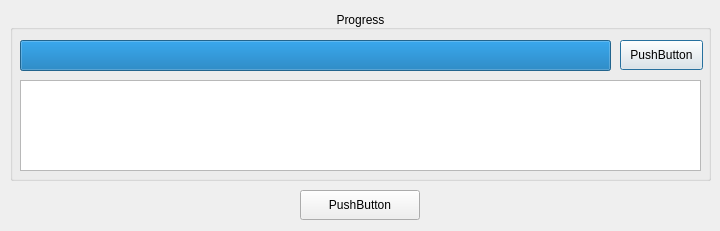
<?xml version="1.0" encoding="UTF-8"?>
<ui version="4.0">
 <class>Dialog</class>
 <widget class="QDialog" name="Dialog">
  <property name="geometry">
   <rect>
    <x>0</x>
    <y>0</y>
    <width>720</width>
    <height>231</height>
   </rect>
  </property>
  <property name="windowTitle">
   <string>Dialog</string>
  </property>
  <widget class="QGroupBox" name="groupBox_4">
   <property name="enabled">
    <bool>true</bool>
   </property>
   <property name="geometry">
    <rect>
     <x>10</x>
     <y>10</y>
     <width>701</width>
     <height>171</height>
    </rect>
   </property>
   <property name="title">
    <string>Progress</string>
   </property>
   <property name="alignment">
    <set>Qt::AlignBottom|Qt::AlignHCenter</set>
   </property>
   <widget class="QProgressBar" name="progressBar">
    <property name="enabled">
     <bool>true</bool>
    </property>
    <property name="geometry">
     <rect>
      <x>10</x>
      <y>30</y>
      <width>591</width>
      <height>31</height>
     </rect>
    </property>
    <property name="minimum">
     <number>1</number>
    </property>
    <property name="maximum">
     <number>100</number>
    </property>
    <property name="value">
     <number>100</number>
    </property>
    <property name="textVisible">
     <bool>false</bool>
    </property>
   </widget>
   <widget class="QPushButton" name="pushButton">
    <property name="geometry">
     <rect>
      <x>610</x>
      <y>30</y>
      <width>83</width>
      <height>30</height>
     </rect>
    </property>
    <property name="text">
     <string>PushButton</string>
    </property>
   </widget>
   <widget class="QTextEdit" name="textEdit">
    <property name="geometry">
     <rect>
      <x>10</x>
      <y>70</y>
      <width>681</width>
      <height>91</height>
     </rect>
    </property>
    <property name="undoRedoEnabled">
     <bool>false</bool>
    </property>
    <property name="acceptRichText">
     <bool>false</bool>
    </property>
    <property name="textInteractionFlags">
     <set>Qt::TextSelectableByKeyboard|Qt::TextSelectableByMouse</set>
    </property>
   </widget>
  </widget>
  <widget class="QPushButton" name="pushButton_2">
   <property name="geometry">
    <rect>
     <x>300</x>
     <y>190</y>
     <width>120</width>
     <height>30</height>
    </rect>
   </property>
   <property name="text">
    <string>PushButton</string>
   </property>
  </widget>
 </widget>
 <resources/>
 <connections/>
</ui>
